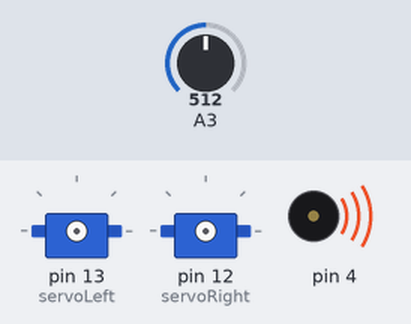
Recording of a sketch running on a simulated Arduino Uno, built with avr-gcc and run on an emulated ATmega328P. On the bench: 2 × servo, buzzer (waves = sounding). The test bench sets the inputs (shaded band); at power-on: A3 = 512.

Above: at 0.1 s.
At 1.1 s:
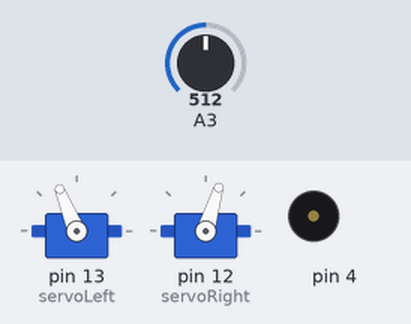
Timing chart, 0 to 2.6 s (numbered marks = the images above):
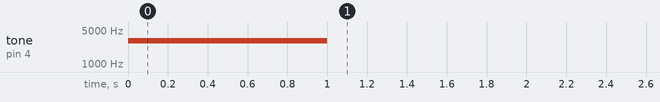

The sketch:

PhotoMove_homework.ino
```cpp
#include <Servo.h>             // Include servo library
Servo servoLeft;              // Declare left and right servos
Servo servoRight;
void setup()                  // Built-in initialization block
{
  tone(4, 3000, 1000);           // Play tone for 1 second
  delay(1000);                   // Delay to finish tone
  servoLeft.attach(13);         // Attach left signal to pin 13
  servoRight.attach(12);       // Attach right signal to pin 12
  servoLeft.writeMicroseconds(1700);    // Full speed forward
  servoRight.writeMicroseconds(1300);
}
void loop()                    // Main loop auto-repeats
{
  delay(1000);
  if (volts(A3) > 2)          // If A3 voltage greater than 3.5
  { servoLeft.detach();          // Stop servo signals
    servoRight.detach();
  }
}
float volts(int adPin) // Measures volts at adPin, Returns floating point voltage
{
  return float(analogRead(adPin)) * 5.0 / 1023.0;
}
```
